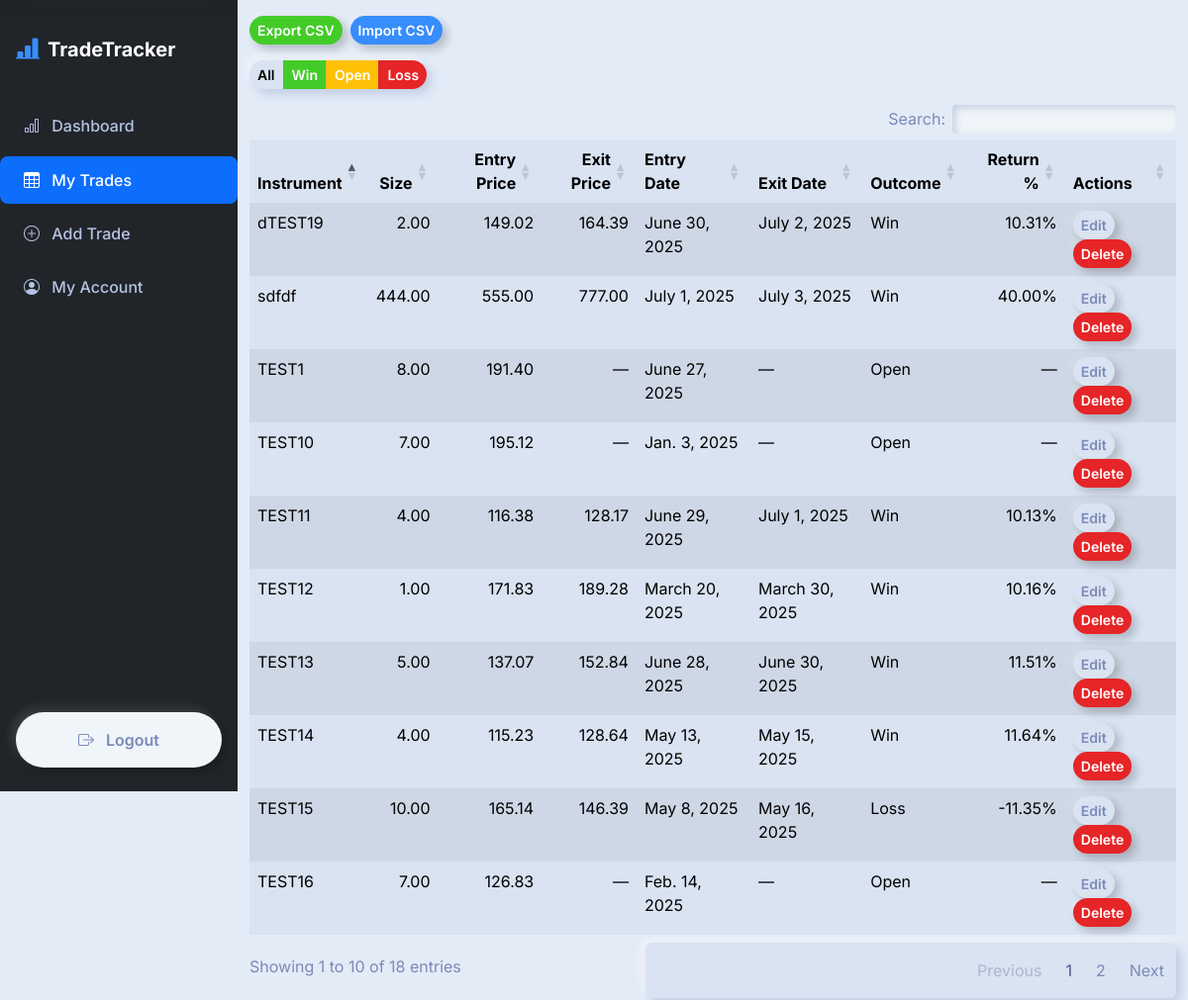
Before: /trades/ (signed in) with the older database file.
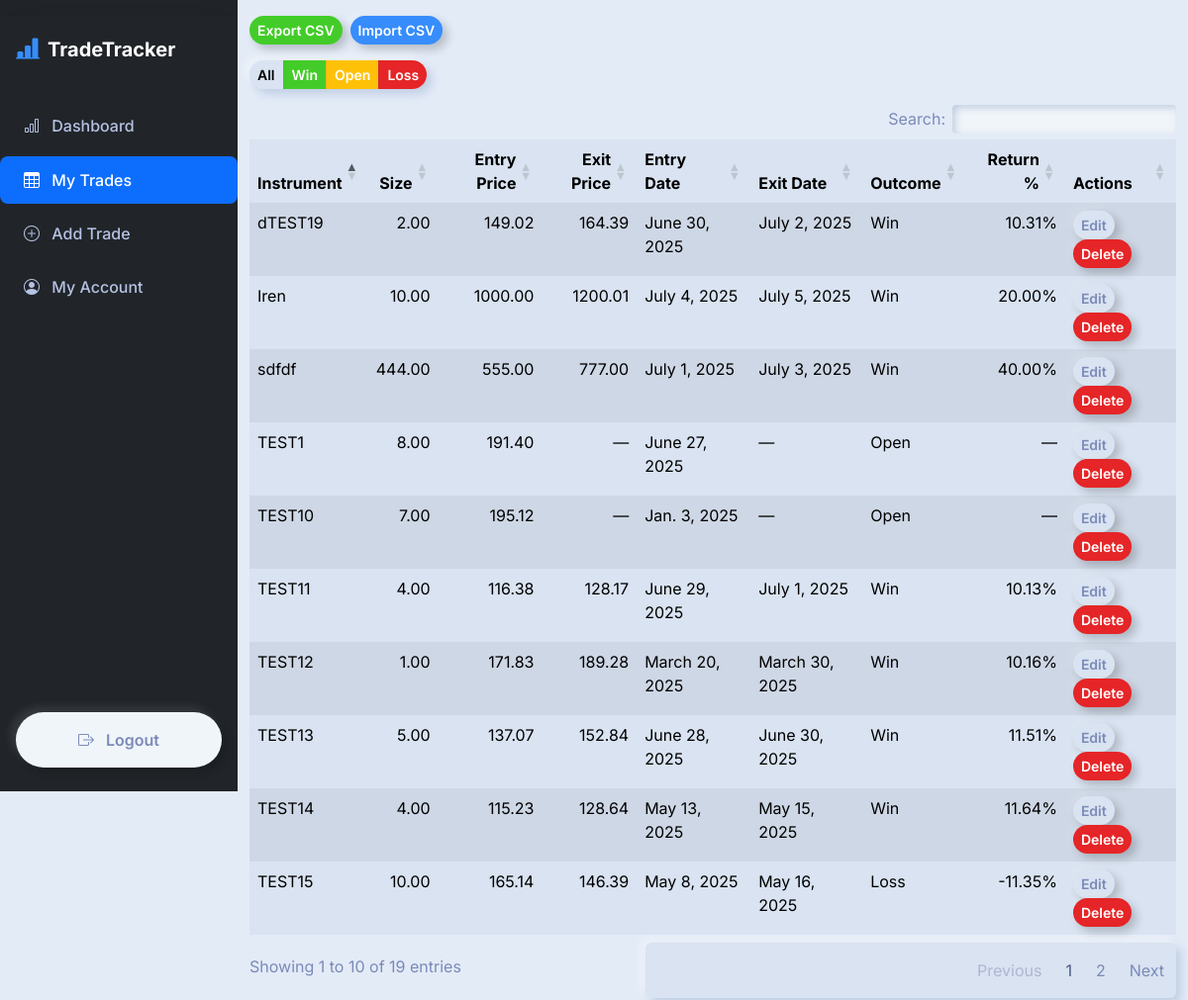
After: the same page with the newer database file.
### trades/models.py (models this page shows, shortened)
class Trade(models.Model):
    user = models.ForeignKey(User, on_delete=models.CASCADE)
    instrument = models.CharField(max_length=100)
    position_size = models.DecimalField(max_digits=10, decimal_places=2)
    entry_price = models.DecimalField(max_digits=10, decimal_places=2)
    exit_price = models.DecimalField(max_digits=10, decimal_places=2, null=True, blank=True)
    entry_date = models.DateField()
    exit_date = models.DateField(null=True, blank=True)
    outcome = models.CharField(max_length=10, choices=[('win', 'Win'), ('loss', 'Loss'), ('open', 'Open')])
    notes = models.TextField(blank=True)
    def return_percent(self):
        if self.exit_price:
            return ((self.exit_price - self.entry_price) / self.entry_price) * 100
        return None

### trades/views.py (the view)
# urls.py: path('trades/', views.trade_list, name='trade_list'),
@login_required
def trade_list(request):
    trades = Trade.objects.filter(user=request.user).order_by('-entry_date')
    instruments = (
        trades
        .values_list('instrument', flat=True)
        .distinct()
        .order_by('instrument')
    )
    return render(request, 'trades/trade_list.html', {
        'trades':      trades,
        'instruments': instruments,
    })

### trades/templates/trades/trade_list.html (shortened to what this page needs)
{% extends 'trades/base.html' %}
{% block extra_css %}
<link
  rel="stylesheet"
  href="https://cdn.datatables.net/1.13.6/css/dataTables.bootstrap5.min.css"/>
{% endblock %}
{% block content %}
 <div class="mb-3 d-flex gap-2">
    <a href="{% url 'export_trades' %}" class="btn btn-sm btn-outline-success">
      Export CSV
    </a>
    <a href="{% url 'import_trades' %}" class="btn btn-sm btn-outline-primary">
      Import CSV
    </a>
  </div>
<div class="mb-3">
  <div class="btn-group" role="group" aria-label="Outcome filter">
    <button type="button"
            class="btn btn-sm btn-outline-secondary active"
            data-outcome="">
      All
    </button>
    <button type="button"
            class="btn btn-sm btn-outline-success"
            data-outcome="Win">
      Win
    </button>
    <button type="button"
            class="btn btn-sm btn-outline-warning"
            data-outcome="Open">
      Open
    </button>
    <button type="button"
            class="btn btn-sm btn-outline-danger"
            data-outcome="Loss">
      Loss
    </button>
  </div>
</div>
<table id="trades-table" class="table table-striped">
  <thead>
    <tr>
      <th>Instrument</th>
      <th class="text-end">Size</th>
      <th class="text-end">Entry Price</th>
      <th class="text-end">Exit Price</th>
      <th>Entry Date</th>
      <th>Exit Date</th>
      <th>Outcome</th>
      <th class="text-end">Return %</th>
      <th>Actions</th>
    </tr>
  </thead>
  <tbody>
    {% for trade in trades %}
    <tr>
      <td>{{ trade.instrument }}</td>
      <td class="text-end">{{ trade.position_size }}</td>
      <td class="text-end">{{ trade.entry_price }}</td>
      <td class="text-end">{{ trade.exit_price|default:"—" }}</td>
      <td>{{ trade.entry_date }}</td>
      <td>{{ trade.exit_date|default:"—" }}</td>
      <td>{{ trade.outcome|capfirst }}</td>
      <td class="text-end">
        {% if trade.return_percent %}
          {{ trade.return_percent|floatformat:2 }}%
        {% else %}
          —
        {% endif %}
      </td>
      <td>
        <a href="{% url 'edit_trade' trade.pk %}"  class="btn btn-sm btn-outline-secondary">Edit</a>
        <a href="{% url 'delete_trade' trade.pk %}" class="btn btn-sm btn-outline-danger">Delete</a>
      </td>
    </tr>
    {% endfor %}
  </tbody>
</table>
{% endblock %}

Changed rows visible on the page:
no longer on this page (row unchanged): Trade: instrument "TEST16", position_size "7.00", entry_price "126.83", exit_price "—", entry_date "Feb. 14, 2025", exit_date "—", outcome "Open"
added Trade: instrument "Iren", position_size "10.00", entry_price "1000.00", exit_price "1200.01", entry_date "July 4, 2025", exit_date "July 5, 2025", outcome "Win", return_percent "20.00"
Other visible differences:
text written by a page script: "Search: Showing 1 to 10 of 18 entries Previous 1 2 Next" → "Search: Showing 1 to 10 of 19 entries Previous 1 2 Next"
